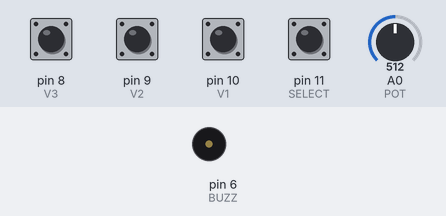
The sketch below on a simulated Arduino Uno, built with avr-gcc and run on an emulated ATmega328P. Shown: buzzer (waves = sounding). The test bench sets the inputs (shaded band); at power-on: pin 8 (V3), pin 9 (V2), pin 10 (V1), pin 11 (SELECT) HIGH, A0 (POT) = 512.

Above: at 1.2 s.
1.3 s: pin 11 (SELECT) pulled LOW for 0.15 s
At 1.4 s:
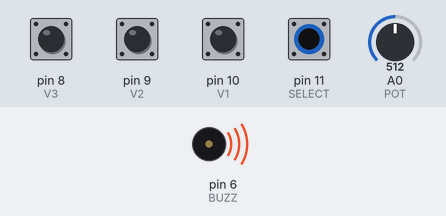
Timing chart, 0 to 4.3 s (numbered marks = the images above; inputs shaded):
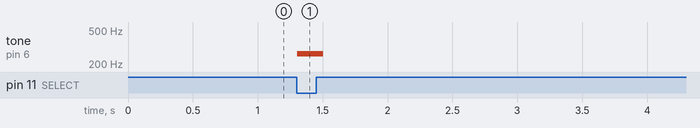

The sketch:

DigitalTrumpet.ino
```cpp
//whether or not to log to serial monitor
int logging = 0;

//valve button pins
const byte V1 = 10;
const byte V2 = 9;
const byte V3 = 8;

//controls whether or not the "trumpet" is playing
const byte SELECT = 11;

//reads voltage from potentiometer- determines which note to play for notes with multiple valve combinations (must be analog input)
const byte POT = A0;

//passes frequency for piezo buzzer to play (must be a PWM pin!)
const byte BUZZ = 6;

const int delayTime = 100; // refresh rate in ms

// stores valve positions and frequencies for all notes (including sharps/flats) from low G (G2) to high C (C5)
// format for each note: {valve 1, valve 2, valve 3, frequency (Hz)}
const int numNotes = 29;
int noteInfo[numNotes][4] = {
    {1,0,1,98}, //G2
    {0,1,1,104}, //G#2
    {1,1,0,110}, //A2
    {1,0,0,117}, //Bb2
    {0,1,0,123}, //B2
    {0,0,0,131}, //C3
    {1,1,1,139}, //C#3
    {1,0,1,147}, //D3
    {0,1,1,156}, //D#3
    {1,1,0,165}, //E3
    {1,0,0,175}, //F3
    {0,1,0,185}, //F#3
    {0,0,0,196}, //G3
    {0,1,1,208}, //G#3
    {1,1,0,220}, //A3
    {1,0,0,233}, //Bb3
    {0,0,0,262}, //C4 **upper octave fingerings are same as lower octave to ease use of the potentiometer to distinguish ambiguous notes
    {1,1,0,277}, //C#4
    {1,0,1,294}, //D4
    {0,1,1,311}, //D#4
    {1,1,0,330}, //E4
    {1,0,0,349}, //F4
    {0,1,0,370}, //F#4
    {0,0,0,392}, //G4
    {0,1,1,415}, //G#4
    {1,1,0,440}, //A4
    {1,0,0,466}, //Bb44
    {0,1,0,494}, //B4
    {0,0,0,523} //C5
  };


//plays the first line of twinkle twinkle little star
void soundTest() {

  //frequencies for twinkle twinkle little star
  const int TTLSfreqs[] = {262, 262, 392, 392, 440, 440, 392};

  int numTones = sizeof(TTLSfreqs)/2;
  int cdelay = 300;
  int enddelay = 700;

  for (int i = 0; i < numTones-1; i++) {
    tone(BUZZ, TTLSfreqs[i], cdelay);
    delay(cdelay);
  }
  tone(BUZZ, TTLSfreqs[numTones-1], enddelay);
  delay(enddelay);
  noTone(BUZZ);
  delay(1000);
}


//set up pins, start serial monitor if necessary
void setup() {
  pinMode(V1,INPUT_PULLUP);
  pinMode(V2,INPUT_PULLUP);
  pinMode(V3,INPUT_PULLUP);
  pinMode(SELECT,INPUT_PULLUP);
  pinMode(POT, INPUT);
  pinMode(BUZZ, OUTPUT);
  if (logging) {
    Serial.begin(9600);
  }

  // soundTest(); //test that sound works
}


//uses valve positions and potentiometer position to determine proper frequency to play from noteInfo array
int findFreqFromValveCombos(int v1, int v2, int v3, int potStatus) {
  int freqToPlay = 0; //default is 0: if valve position matches no correct positions nothing will play
  int potDiff = 10000; //used to find minimum difference between potentiometer position and frequency specified by valve combination
  int potFreq = map(potStatus, 0, 1023, noteInfo[0][3], noteInfo[numNotes-1][3]); //converts potentiometer position into frequency (Hz)
  int cpotdiff;

  //looping through each possible note, finding the frequency with a matching valve position closest to the potentiometer-specified frequency
  for (int i = 0; i < numNotes; i++) {
    cpotdiff = abs(potFreq - noteInfo[i][3]);
    if (v1 == noteInfo[i][0] && v2 == noteInfo[i][1] && v3 == noteInfo[i][2] && cpotdiff < potDiff) {
      freqToPlay = noteInfo[i][3];
      potDiff = cpotdiff;
    }
  }

  if (logging) {
    Serial.println("Selected frequency: " + String(freqToPlay) + " Hz, (potFreq=" + String(potFreq));
  }

  return freqToPlay;
}


void loop() {

  //get valve positions, potentiometer position and 'play-select' button position
  int valvestatus[] = {!digitalRead(V1), !digitalRead(V2), !digitalRead(V3)};
  int selectStatus = !digitalRead(SELECT);
  int potStatus = analogRead(POT);

  if (logging) {
    Serial.println("Current valve status: " + String(valvestatus[0]) + "-" + String(valvestatus[1]) + "-" + String(valvestatus[2]) + ", select=" + String(selectStatus) + ", pot=" + String(potStatus));
  }

  //determine ideal frequency to play
  int cfreq = findFreqFromValveCombos(valvestatus[0],valvestatus[1],valvestatus[2],potStatus);

  //play specified frequency or stop sound from buzzer
  if (cfreq && selectStatus) {
    tone(BUZZ, cfreq, delayTime+200); //delaytime + 200 prevents short drops in sound with each pass through loop()
  } else {
    noTone(BUZZ);
  }

  delay(delayTime);
}
```

Measured:
- after the input at 1.3 s, tone on pin 6 (BUZZ): silent → 262 Hz at once, → silent 0.20 s later
